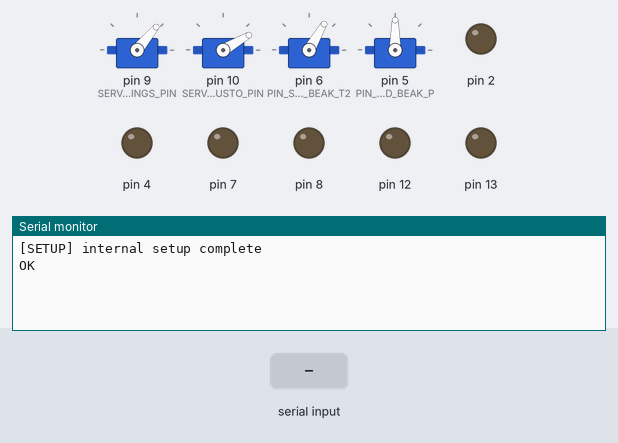
A program run on a simulated Arduino Uno, built with avr-gcc and run on an emulated ATmega328P. Parts: 4 × servo, output pins drawn as LEDs (lit = HIGH), the last lines printed to the serial monitor. The inputs (shaded band) are chosen by the test bench.

Above: at 1.6 s.
1.7 s: "90,45,200\n" received over Serial
At 2.9 s:
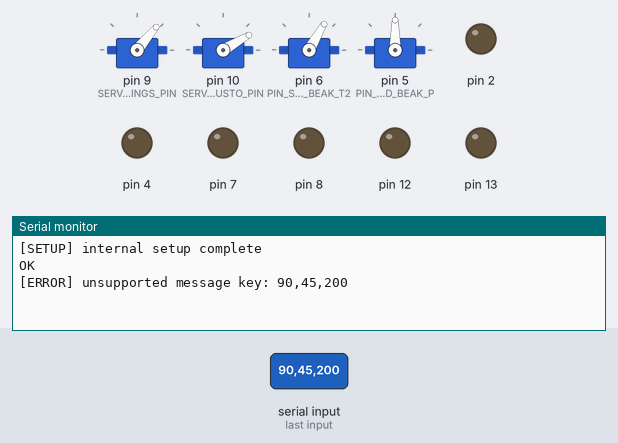
3.2 s: "90,45\n" received over Serial
At 4.2 s:
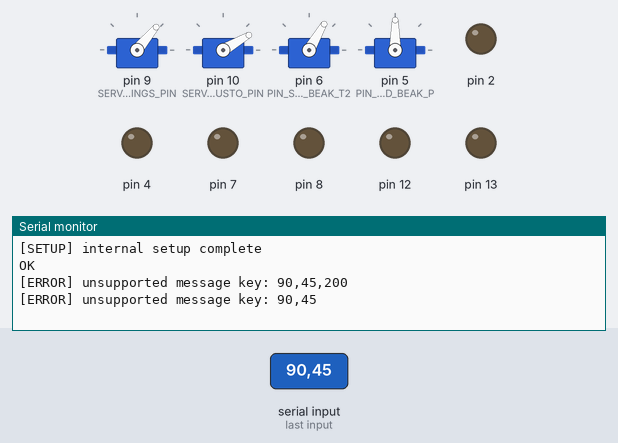
4.7 s: "90,45,200,10\n" received over Serial
At 5.4 s:
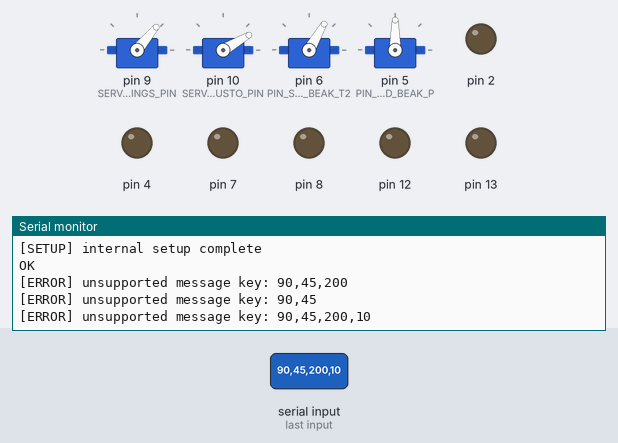

Measured:
- after the input at 1.7 s, the serial monitor: prints a new line at once (image 1)
- after the input at 3.2 s, the serial monitor: prints a new line at once (image 2)
- after the input at 4.7 s, the serial monitor: prints a new line at once (image 3)

The program:

main.cpp
```cpp
// uncomment this for dev mode (this is a trick to save precious memory space)
// #define DEVMODE 1

#include <Arduino.h>
#include <Servo.h>


// NOTES
// - "println" adds "\n" at the end, so you don't need to add it manually
// - all varialbles declared in the outmost scope are "global"


// ______________________________________________________________________________________________ GLOBALS


#define EMPTY_STRING " "
#define DELIMITER ":"
#define MSG_DELIMITER "_"
#define ARDUINO_OK_FLAG "OK"
#define REQUEST_ARDUINO_RESET "RESET"
#define ARDUINO_READY_FLAG "READY"
#define RASP_DEFAULT "A"

// --- RECEIVED MESSAGES KEYS
// TRISKAR BASE
#define BASE_FORWARD_KEY "BF"
#define BASE_STRIFE_KEY "BS"
#define BASE_ANGULAR_KEY "BB"
// SERVO ARM
#define SERVO_PETALS_KEY "SP"
#define SERVO_BUSTO_KEY "SB"
#define SERVO_WINGS_KEY "SW"
// ODILE HEAD
#define HEAD_UD "HUD"
#define HEAD_LR "HLR"


// SETUP
#define MAX_READ_MSGS 5  // max number of messages read per iteration


// FLAGS
bool dirty;

String current_data = EMPTY_STRING;

struct KeyValueMsg {
  String key;
  String value;
};

KeyValueMsg current_msg = {"", ""}; // global variable with the current received message

// WATCHDOG
unsigned long last_command_time;
unsigned long current_time;


// ______________________________________________________________________________________________ MOTORS
//
// LEGEND
// - MR (Motor Right)
// - ML (Motor Left)
// - MB (Motor Back)

// Maximum speed wanted. It's defined by raspberry and sent to Arduino on setup
float _MAX_SPEED = 80;  //cm/s
float _MAX_ANGULAR = 6.23;  //rad/s

// driver pins
// NB since the NEWPING LIBRARY uses a TIMER connected to PWM PINS 9 and 10,
//    any motor connected to those PINs will not work: avoid PINs 9 and 10
#define _MR_A 13
#define _MR_B 12
#define _ML_A 8
#define _ML_B 7
#define _MB_A 4
#define _MB_B 2

#define MAX_DC_MOTOR_SIGNAL 100 //255

// ROBOT PROPORTIONS
#define NMOTOR 3
#define wheel_radius  3.5f //cm
#define robot_radius  12.5f  //cm
#define m1_R     (-1.0f / wheel_radius)
#define mL_R     (-robot_radius / wheel_radius)
#define C60_R    (0.500000000f / wheel_radius)   // cos(60°) / R
#define C30_R    (0.866025404f / wheel_radius)   // cos(30°) / R

int counter = 0;

// ---gloabl speed targets
// TRISKAR BASE
float forward_speed;
float strafe_speed;
float angular_speed;


void set_wheel_speed(float speed, int pinA, int pinB){

  // Make sure the speed is within the limit.
  if (speed > MAX_DC_MOTOR_SIGNAL) {
    speed = MAX_DC_MOTOR_SIGNAL;
  } else if (speed < -MAX_DC_MOTOR_SIGNAL) {
    speed = -MAX_DC_MOTOR_SIGNAL;
  }

  // Set the speed and direction.
  if (speed >= 0) {
    analogWrite(pinA, speed);
    analogWrite(pinB, 0);
  } else {
    analogWrite(pinA, 0);
    analogWrite(pinB, -speed);
  }
}

void set_wheel_speeds() {

  // MULTIPLY FORWARD SPEED BY 550
  // MULTIPLY STRAFE SPEED BY 550
  // MULTIPLY angANGULAR SPEED BY 250

  const float dx12 = C60_R * strafe_speed * 500;
  const float dy12 = C30_R * forward_speed * 500;
  const float dthz123 = mL_R * angular_speed * 40;

  const float speed_target_R = dx12 + dy12 + dthz123; //motore anteriore dx
  const float speed_target_B = (m1_R * strafe_speed * 500) + dthz123; // motore posteriore
  const float speed_target_L = dx12 - dy12 + dthz123; //motore anteriore sx

  set_wheel_speed(speed_target_R, _MR_A, _MR_B);
  set_wheel_speed(speed_target_B, _MB_A, _MB_B);
  set_wheel_speed(speed_target_L, _ML_A, _ML_B);
}


// ______________________________________________________________________________________________ SERVOS


#define SERVO_BUSTO_PIN 10
//#define SERVO_PETALS_PIN 12
#define SERVO_WINGS_PIN 9

//HEAD PINS
#define PIN_SERVO_HEAD_BEAK_T2 6
#define PIN_SERVO_HEAD_BEAK_P 5

// servos are 180 DEG servos.
// POSITIONS: The center position is 90. Leftmost is 0. Rightmost is 180.

#define SERVO_CENTER 90
#define SERVO_LEFT 0
#define SERVO_RIGHT 180

// #define PETAL_ANGLE_CLOSED 108  // servo angle corresponding to petals FULLY CLOSED (arm HIGHEST) - LONG ARMS CASE
// #define PETAL_ANGLE_CLOSED 98  // servo angle corresponding to petals FULLY CLOSED (arm HIGHEST)
#define PETAL_ANGLE_CLOSED 94
// #define PETAL_ANGLE_OPENED 125  // servo angle corresponding to petals FULLY OPEN (arm LOWEST)
#define PETAL_ANGLE_OPENED 131  // servo angle corresponding to petals FULLY OPEN (arm LOWEST)

// #define PETAL_ANGLE_INIT 113 // (long arms version)
#define PETAL_ANGLE_INIT 103  // servo angle at the beginning.
                              // It's almost fully closed but not completely, to have a lower current consumption
                              // and allow the system to start
// #define PETAL_ANGLE_INIT 103

#define MAX_WING_ANGLE_OPEN 110
#define MIN_WING_ANGLE_OPEN 10
#define MID_WING_ANGLE_OPEN (MAX_WING_ANGLE_OPEN - MIN_WING_ANGLE_OPEN) / 2
#define MIN_WING_ANGLE_ROTATE 60
#define MAX_WING_ANGLE_ROTATE 120
#define MID_WING_ANGLE_ROTATE (MAX_WING_ANGLE_ROTATE - MIN_WING_ANGLE_ROTATE) / 2

#define SERVO_m (float)(PETAL_ANGLE_OPENED - PETAL_ANGLE_CLOSED)
#define SERVO_w (float)(MAX_WING_ANGLE_OPEN - MIN_WING_ANGLE_OPEN)
#define SERVO_b (float)(MAX_WING_ANGLE_ROTATE - MIN_WING_ANGLE_ROTATE)

//HEAD ANGLES
#define MIN_ANGLE_HEAD_BEAK_T2 0
#define MAX_ANGLE_HEAD_BEAK_T2 120
#define MIN_ANGLE_HEAD_BEAK_P 1
#define MAX_ANGLE_HEAD_BEAK_P 179

// SERVO ARM POS
float petals_pos;
float wings_pos;
float busto_pos;
float B_LR_pos;
float B_UD_pos;

Servo servo_petals;
Servo servo_wings;
Servo servo_busto;
Servo servo_head_beak_t2;
Servo servo_head_beak_p;


void reset_all_servos() {

  // by default petals are closed
  petals_pos = PETAL_ANGLE_INIT;
  servo_petals.write(PETAL_ANGLE_INIT);

  // wings are centered
  wings_pos = MID_WING_ANGLE_OPEN;
  servo_wings.write(MID_WING_ANGLE_OPEN);

  // busto is centered
  busto_pos = MID_WING_ANGLE_ROTATE;
  servo_busto.write(MID_WING_ANGLE_ROTATE);

  // head is centered
  B_LR_pos = (MAX_ANGLE_HEAD_BEAK_P + MIN_ANGLE_HEAD_BEAK_P) / 2;
  B_UD_pos = (MAX_ANGLE_HEAD_BEAK_T2 + MIN_ANGLE_HEAD_BEAK_T2) / 2;
  servo_head_beak_t2.write(B_UD_pos);
  servo_head_beak_p.write(B_LR_pos);

  // Serial.println("[reset_all_servos] ---- COMPLETE");
}

void set_servo_pos(float pos, Servo servo, int MIN, int MAX) {

  // pos arrives in range [-1, 1] - rescale it in [PETAL_ANGLE_OPENED, PETAL_ANGLE_CLOSED]
  float servo_m = (float) MAX - MIN;
  pos = ((((pos+1.0f) * servo_m) / 2.0f)+(float)MIN);

  // Make sure the position is within the limit.
  // it could not be the case if the incoming normalized setpoint was not in [-1, 1]
  if (pos < MIN) {
    pos = MIN;
  } else if (pos > MAX) {
    pos = MAX;
  }

  //write_serial("pos "+String(pos) + " mean "+ String(servo_m));
  servo.write(pos);
  // write_serial("[SET SERVO POS] - target pos: " + String(servo_target_pos) + " - SPEED: " + String(speed));
}

void set_busto_pos(float pos, Servo servo) {

  // pos arrives in range [-1, 1] - rescale it in [PETAL_ANGLE_OPENED, PETAL_ANGLE_CLOSED]
  pos = (((pos + 1.0f) / 2.0f) * SERVO_b)  + (float)MIN_WING_ANGLE_ROTATE;

  // Make sure the position is within the limit.
  // it could not be the case if the incoming normalized setpoint was not in [-1, 1]
  if (pos < MIN_WING_ANGLE_ROTATE) {
    pos = MIN_WING_ANGLE_ROTATE;
  } else if (pos > MAX_WING_ANGLE_ROTATE) {
    pos = MAX_WING_ANGLE_ROTATE;
  }

  // Set the pos
  servo.write(pos);

  // write_serial("[SET SERVO POS] - target pos: " + String(servo_target_pos) + " - SPEED: " + String(speed));
}

void set_wings_pos(float pos, Servo servo) {

  // pos arrives in range [-1, 1] - rescale it in [PETAL_ANGLE_OPENED, PETAL_ANGLE_CLOSED]
  pos = (((pos + 1.0f) / 2.0f) * SERVO_w)  + (float)MIN_WING_ANGLE_OPEN;

  // Make sure the position is within the limit.
  // it could not be the case if the incoming normalized setpoint was not in [-1, 1]
  if (pos < MIN_WING_ANGLE_OPEN) {
    pos = MIN_WING_ANGLE_OPEN;
  } else if (pos > MAX_WING_ANGLE_OPEN) {
    pos = MAX_WING_ANGLE_OPEN;
  }

  // Set the pos
  servo.write(pos);

  // write_serial("[SET SERVO POS] - target pos: " + String(servo_target_pos) + " - SPEED: " + String(speed));
}

void set_servos_pos() {

  //set_servo_pos(petals_pos, servo_petals);
  set_wings_pos(wings_pos, servo_wings);
  set_busto_pos(busto_pos, servo_busto);

  set_servo_pos(B_LR_pos, servo_head_beak_p, MIN_ANGLE_HEAD_BEAK_P, MAX_ANGLE_HEAD_BEAK_P);
  set_servo_pos(B_UD_pos, servo_head_beak_t2, MIN_ANGLE_HEAD_BEAK_T2, MAX_ANGLE_HEAD_BEAK_T2);

}

void initialize_servos(){
  // attatch pins
  //servo_petals.attach(SERVO_PETALS_PIN);
  servo_wings.attach(SERVO_WINGS_PIN);
  servo_busto.attach(SERVO_BUSTO_PIN);

  servo_head_beak_t2.attach(PIN_SERVO_HEAD_BEAK_T2);
  servo_head_beak_p.attach(PIN_SERVO_HEAD_BEAK_P);

  // brief delay
  delay(200);

  // reset all SERVO positions and AWAIT for them to be reset
  reset_all_servos();
}

void onPetalsValueRcv(float newVal) {
  // pos arrives in range [-1, 1]. Saturate it to those bounds.
  petals_pos = newVal;
  if (petals_pos > 1)
    petals_pos = 1;
  if (petals_pos < -1)
    petals_pos = -1;
}
void onBustoValueRcv(float newVal) {
  // pos arrives in range [-1, 1]. Saturate it to those bounds.
  busto_pos = newVal;
  if (busto_pos > 1)
    busto_pos = 1;
  if (busto_pos < -1)
    busto_pos = -1;
}
void onWingsValueRcv(float newVal) {
  // pos arrives in range [-1, 1]. Saturate it to those bounds.
  wings_pos = newVal;
  if (wings_pos > 1)
    wings_pos = 1;
  if (wings_pos < -1)
    wings_pos = -1;
}

float onServosValueRcv(float newVal) {
  // pos arrives in range [-1, 1]. Saturate it to those bounds.
  float var = newVal;
  if (var > 1)
    var = 1;
  if (var < -1)
    var = -1;
  return var;
}


// ______________________________________________________________________________________________ UTILS

float min_speed = 0.01;

void clamp_speeds_to_zero() {
  if (abs(strafe_speed) < min_speed)
    strafe_speed = 0;
  if (abs(forward_speed) < min_speed)
    forward_speed = 0;
  if (abs(angular_speed) < min_speed)
    angular_speed = 0;
}

void write_key_value_serial(char * key, float val) {
  Serial.print(key);
  Serial.print(':');
  Serial.println(val);
}

void write_key_value_serial(char * key, unsigned long val) {
  Serial.print(key);
  Serial.print(':');
  Serial.println(val);
}


// ______________________________________________________________________________________________ SERIAL

bool read_serial() {

  if (Serial.available() > 0) {
    current_data = Serial.readStringUntil('\n');
    return true;
  }
  else
    return false;
}

void write_serial(String msg) {
    Serial.println(msg);
}

void message_response(KeyValueMsg keyValueMsg){

  // act based on a message - discriminate using the key

  String key = keyValueMsg.key;
  String value = keyValueMsg.value;

  if(key == BASE_FORWARD_KEY) {
    forward_speed = value.toFloat();
    dirty = true;
    last_command_time = millis();
    }
  else if (key == BASE_STRIFE_KEY) {
    strafe_speed = value.toFloat();
    dirty = true;
    last_command_time = millis();
    }
  else if (key == BASE_ANGULAR_KEY) {
    angular_speed = value.toFloat();
    dirty = true;
    last_command_time = millis();
    }
  else if (key == SERVO_PETALS_KEY) {
    onPetalsValueRcv(value.toFloat());
    dirty = true;
    // Serial.print(" - - PETALS VAL RCV: ");
    // Serial.println(value);
    last_command_time = millis();
    }
  else if (key == SERVO_WINGS_KEY) {
    onWingsValueRcv(value.toFloat());
    dirty = true;
    // Serial.print(" - - WINGS VAL RCV: ");
    // Serial.println(value);
    last_command_time = millis();
    }
  else if (key == SERVO_BUSTO_KEY) {
    onBustoValueRcv(value.toFloat());
    dirty = true;
    // Serial.print(" - - BUSTO VAL RCV: ");
    // Serial.println(value);
    last_command_time = millis();
    }
  else if (key == HEAD_UD) {
    B_UD_pos = onServosValueRcv(value.toFloat());
    dirty = true;
    last_command_time = millis();
    }
  else if (key == HEAD_LR) {
    B_LR_pos = onServosValueRcv(value.toFloat());
    dirty = true;
    last_command_time = millis();
    }
  else {
    write_serial("[ERROR] unsupported message key: " + key);
  }
}

void get_key_value(String msg) {
  // 1 find the position of the delimiter
  // 2 get the first and second substrings: the KEY and VALUE of the message

  int delim_index = msg.indexOf(DELIMITER);

  String key = msg.substring(0, delim_index);
  String value = msg.substring(delim_index + 1);

  // current_msg.key = key;
  // current_msg.value = value;

  KeyValueMsg tempKeyValueMsg = KeyValueMsg();
  tempKeyValueMsg.key = key;
  tempKeyValueMsg.value = value;

  message_response(tempKeyValueMsg);
}


void split_msg(String msg) {

  // split all the messages with the MSG DELIMITER
  // for each, split it into KEY-VALUE pairs and send the corresponding RESPONSE
  // at each point in time we need two indexes: the STARTING msg index, and the TERMINATING msg index
  // - the START index is either 0 or the index of the first available MSG_DELIMITER
  // - the END index is either the index of a MSG_DELIMITER or the end of the message
  // CASES
  // - only one messages: there are no delimiters
  //          * start index = 0
  //          * end index = string len
  // - more than one message: there is at least one deimiter
  //          * start index = 0 for first one; last delimiter index + 1 for all the rest
  //          * end index = string len for the last one,

  // do nothing if it's the DEFAULT EMPTY MSG
  if (current_data == RASP_DEFAULT)
    return;

  int startDelimiterIndex = -1;
  int endDelimiterIndex = msg.indexOf(MSG_DELIMITER);

  if (endDelimiterIndex == -1) {
    // CASE 1: no delimiters, only one message
    get_key_value(msg);
    return;
  }

  bool firstRound = true;

  while (true) {

    if (firstRound) {
      startDelimiterIndex = -1;
      endDelimiterIndex = msg.indexOf(MSG_DELIMITER);
      firstRound = false;

    } else {
      startDelimiterIndex = endDelimiterIndex;
      endDelimiterIndex = msg.indexOf(MSG_DELIMITER, startDelimiterIndex + 1);
    }

    if (endDelimiterIndex == -1) {
      // it's the last message
      get_key_value(msg.substring(startDelimiterIndex + 1));
      break;
    }

    get_key_value(msg.substring(startDelimiterIndex + 1, endDelimiterIndex));
  }
}


bool read_key_value_serial(){

    if (read_serial()){
      split_msg(current_data);
      return true;
    }
    else {
      return false;
    }
}

// you can only use this with the NON-BLOCKING raspberry "send_serial" method
// otherwise you'll get rubbish
void resend_data() {
  if (Serial.available() > 0) {
    String current_data = Serial.readStringUntil('\n');
    write_serial("you sent me: " + current_data);
  }
}

void print_msg_feedback() {
  write_serial("[MESSAGE RECEIVED] - key: " + current_msg.key + " - value: " + current_msg.value + " -> current speeds:: F:" + String(forward_speed) + " S:" + String(strafe_speed) + " A:" + String(angular_speed) + " :: - max longitudinal speed: " + String(_MAX_SPEED) + " :: - max angular speed: " + String(_MAX_ANGULAR));
}


// ______________________________________________________________________________________________ WATCHDOG

// if after 'MAX_WATCHDOG_ELAPSED_TIME' time in milliseconds there is no input signal from serial,
// assume central control has died, and stop everything
#define MAX_WATCHDOG_ELAPSED_TIME 7000


void reset_all_target_speeds() {
  // - set all speeds to 0
  // - set the speeds ('set_wheel_speeds' is normally only triggered when new message arrives)
  // - update also 'last_command_time' so that the watchdog_tick method does not keep triggering
  // (but only will every 'MAX_WATCHDOG_ELAPSED_TIME' ms if nothing happens)

  // WHEEL BASE
  forward_speed = 0;
  strafe_speed = 0;
  angular_speed = 0;
  set_wheel_speeds();

  last_command_time = millis();
}

void watchdog_tick() {
  current_time = millis();

  if (current_time - last_command_time > MAX_WATCHDOG_ELAPSED_TIME){
    reset_all_target_speeds();
  }
}


// -------------------------------------------------------------------------------------- MAIN

int prevcTime = 0;
int maxtimee = 2000;
bool canWrite = false;
unsigned int lastWriteTime = 0;

void initialize() {

  // watchdog times
  last_command_time = millis();
  current_time = millis();

  // motor speed targets
  forward_speed = 0;
  strafe_speed = 0;
  angular_speed = 0;
  petals_pos= SERVO_CENTER;

  // initialization flags
  dirty = false;
}

void final_setup() {
  write_serial("[SETUP] internal setup complete");
}

void setup() {

  // 1 start serial and await a bit for warmup;
  Serial.begin(115200);
  delay(200);

  // 2 initialize variables
  initialize();

  // 3 setup servos
  initialize_servos();


  // wrapping up
  final_setup();
  canWrite = false;
  lastWriteTime = millis();

  write_serial(ARDUINO_OK_FLAG);

  Serial.setTimeout(5000);

  prevcTime = millis();

  // TEST


  delay(50);

}

// how long we wait for a message to arrive before we write anyway
unsigned int maxWriteElapsed = 5000;
unsigned int now;
unsigned int diff;

unsigned int serial_elapsed;
unsigned int min_serial_elapsed = 5;
unsigned int last_serial_time = millis();

bool isMsg = false;


void serial_loop() {

  // a serial loop can only be performed once every SERIAL_ELAPSED time
  now = millis();

  serial_elapsed = now - last_serial_time;
  if (serial_elapsed < min_serial_elapsed)
    return;

  // read everything it can
  while (read_key_value_serial()){
    isMsg = true;
  }

  // if at least a msg was received, use the updated values
  if (isMsg) {
    clamp_speeds_to_zero();

    set_wheel_speeds();

    set_servos_pos();


    canWrite = true;

    last_serial_time = millis();

    isMsg = false;
  }
}


void loop() {

  //watchdog_tick();

  // the EYE needs a dedicated step for the BLINK, to be executed at every timestep


  serial_loop();
}
```
